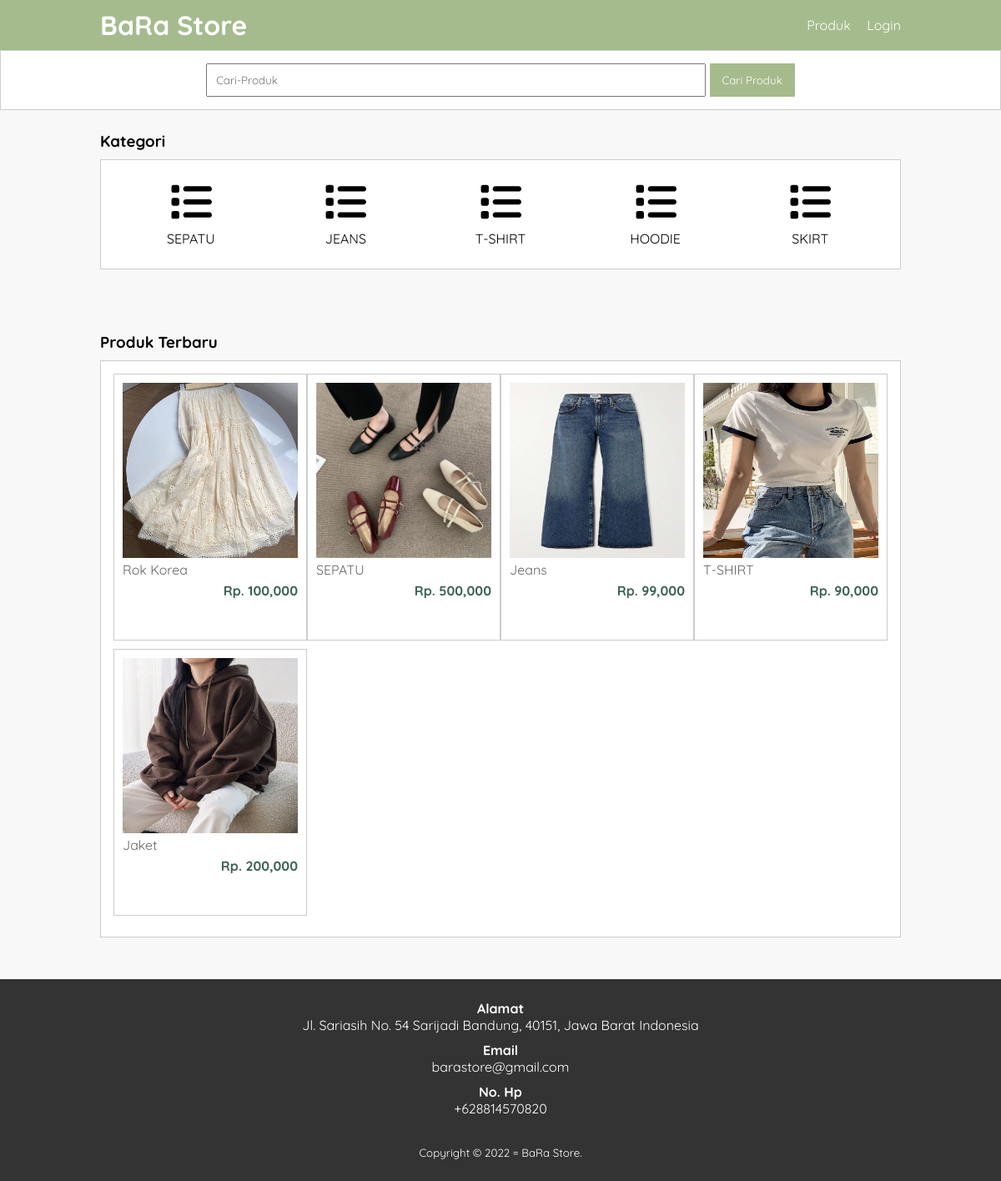
The page / on the database its author committed.
### tables this page shows
CREATE TABLE `tb_category` (
  `category_id` int(11) NOT NULL,
  `category_name` varchar(25) NOT NULL
);

CREATE TABLE `tb_product` (
  `product_id` int(11) NOT NULL,
  `category_id` int(11) NOT NULL,
  `product_name` varchar(100) NOT NULL,
  `product_price` int(11) NOT NULL,
  `product_description` text NOT NULL,
  `product_image` varchar(100) NOT NULL,
  `product_status` tinyint(1) NOT NULL,
  `date_created` timestamp NOT NULL DEFAULT current_timestamp() ON UPDATE current_timestamp()
);

### index.php (the view, shortened to what this page needs)
<?php
  include 'db.php';
  $contact = mysqli_query($conn, "SELECT admin_telp, admin_email, admin_address FROM tb_admin WHERE admin_id = 1");
  $a = mysqli_fetch_object($contact);
?>
<!DOCTYPE html>
<html lang="en">
<head>
    <link rel="stylesheet" type="text/css" href="Css/style.css">
</head>
<body>
    <header>
        <div class="container">
        <h1><a href="index.php">BaRa Store</a></h1>
        <ul>
            <li><a href="produk.php">Produk</a></li>
            <li><a href="login.php">Login</a></li>
        </div>
    </header>
    <div class="search">
        <div class="container">
            <form action="produk.php">
                <input type="text" name="search" placeholder="Cari-Produk">
                <input type="submit" name="cari" value="Cari Produk">
            </form>
        </div>
    </div>
    <div class="section">
        <div class="container">
            <h3>Kategori</h3>
            <div class="box">
                <?php
                $category = mysqli_query($conn, "SELECT * FROM tb_category ORDER BY category_id DESC");
                if(mysqli_num_rows($category) > 0){
                    while($k = mysqli_fetch_array($category)){
                ?>
                <a href="produk.php?kat=<?php echo $k['category_id'] ?> ">
                <div class="col-5">
                    <img src="img/list-solid.svg" width="50px" style="margin-bottom:5px;">
                    <p><?php echo $k['category_name'] ?></p>
                </div>
                </a>
                <?php }}else{ ?>
                    <p>Kategori tidak ada</p>
                    <?php } ?>
                </div>
            </div>
        </div>
    <div class="section">
        <div class="container">
            <h3>Produk Terbaru</h3>
            <div class="box">
                <?php
                $produk = mysqli_query($conn, "SELECT * FROM tb_product WHERE product_status = 1 ORDER BY product_id DESC LIMIT 8");
                if(mysqli_num_rows($produk) >0){
                    while($p = mysqli_fetch_array($produk)){
                ?>
                <a href="detail_product.php?id=<?php echo $p['product_id'] ?> ">
                <div class="col-4 gambar" >
                    <img src="produk/<?php echo $p['product_image'] ?> ">
                    <p class="nama"><?php echo substr($p['product_name'], 0, 30) ?> </p>
                    <p class="harga">Rp. <?php echo number_format($p['product_price']) ?> </p>
                </div>
                </a>
                <?php }}else{ ?>
                    <p>Produk tidak ada</p>
                <?php } ?>
            </div>
        </div>
    </div>
    <div class="footer">
        <div class="container">
            <h4>Alamat</h4>
            <p><?php echo $a->admin_address ?></p>
            <h4>Email</h4>
            <p><?php echo $a->admin_email ?></p>
            <h4>No. Hp</h4>
            <p><?php echo $a->admin_telp ?></p>
        <small>Copyright &copy; 2022 = BaRa Store.</small>
        </div>
    </div>
</body>
</html>

### css/style.css (style rules this page uses)
* { padding: 0; margin: 0; font-family: 'Quicksand', sans-serif; }
body { background-color: #f8f8f8; }
a { color: inherit; text-decoration: none; }
header { background-color: #A6BB8D; color: #fff; }
header h1 { float: left; padding: 10px 0; }
header ul { float: right; }
header ul li { display: inline-block; }
header ul li a { padding: 20px 0 20px 15px; display: inline-block; }
.container { width: 80%; margin: 0 auto; }
.container:after { content: ''; display: block; clear: both; }
.section { padding: 25px 0; }
.box { background-color: #fff; border: 1px solid #ccc; padding: 15px; box-sizing: border-box; margin: 10px 0 25px 0; }
.box:after { content: ''; display: block; clear: both; }
.search { padding: 15px 0; background-color: #fff; border: 1px solid #ccc; text-align: center; }
.search input[type=text] { width: 60%; padding: 10px; }
.search input[type=submit] { padding: 12px 15px; background-color: #A6BB8D; color: #fff; border: none; cursor: pointer; }
.col-5 { width: 20%; height: 100px; text-align: center; float: left; padding: 10px; box-sizing: border-box; }
.col-4 { width: 25%; height: 320px; border: 1px solid#ccc; float: left; padding: 10px; box-sizing: border-box; margin-bottom: 10px; }
.col-4 img { width: 100%; }
.col-4 .nama { color: #666; margin-bottom: 5px; }
.col-4 .harga { font-weight: bold; color: #3C6255; float: right; }
.footer { padding: 25px 0; background-color: #333; color: #fff; text-align: center; }
.footer p { margin-bottom: 10px; }
.footer small { margin-top: 25px; display: inline-block; }
.gambar > img { aspect-ratio: 1/1; }

### rows shown on the page
tb_category: category_name "SEPATU"
tb_category: category_name "JEANS"
tb_category: category_name "T-SHIRT"
tb_category: category_name "HOODIE"
tb_category: category_name "SKIRT"
tb_product: product_image (picture), product_name "Rok Korea", product_price "100,000"
tb_product: product_image (picture), product_name "SEPATU", product_price "500,000"
tb_product: product_image (picture), product_name "Jeans", product_price "99,000"
tb_product: product_image (picture), product_name "T-SHIRT", product_price "90,000"
tb_product: product_image (picture), product_name "Jaket", product_price "200,000"

### other values the page prints
$a->admin_address "Jl. Sariasih No. 54 Sarijadi Bandung, 40151, Jawa Barat Indonesia"
$a->admin_email "barastore@gmail.com"
$a->admin_telp "+628814570820"
